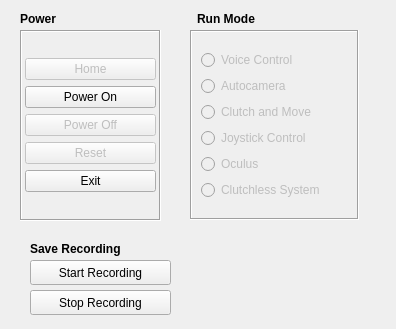
<?xml version="1.0" encoding="UTF-8"?>
<ui version="4.0">
 <class>Form</class>
 <widget class="QWidget" name="Form">
  <property name="geometry">
   <rect>
    <x>0</x>
    <y>0</y>
    <width>396</width>
    <height>329</height>
   </rect>
  </property>
  <property name="windowTitle">
   <string>CARES Lab Applications</string>
  </property>
  <widget class="QFrame" name="powerFrame">
   <property name="geometry">
    <rect>
     <x>20</x>
     <y>30</y>
     <width>141</width>
     <height>191</height>
    </rect>
   </property>
   <property name="frameShape">
    <enum>QFrame::Box</enum>
   </property>
   <property name="frameShadow">
    <enum>QFrame::Sunken</enum>
   </property>
   <layout class="QGridLayout" name="gridLayout_2">
    <property name="leftMargin">
     <number>3</number>
    </property>
    <property name="topMargin">
     <number>3</number>
    </property>
    <property name="rightMargin">
     <number>3</number>
    </property>
    <property name="bottomMargin">
     <number>3</number>
    </property>
    <item row="0" column="0">
     <layout class="QVBoxLayout" name="powerModeButtonVBoxLayout">
      <item>
       <widget class="QPushButton" name="homeButton">
        <property name="enabled">
         <bool>false</bool>
        </property>
        <property name="sizePolicy">
         <sizepolicy hsizetype="Minimum" vsizetype="Fixed">
          <horstretch>0</horstretch>
          <verstretch>0</verstretch>
         </sizepolicy>
        </property>
        <property name="text">
         <string>Home</string>
        </property>
       </widget>
      </item>
      <item>
       <widget class="QPushButton" name="powerOnButton">
        <property name="sizePolicy">
         <sizepolicy hsizetype="Minimum" vsizetype="Fixed">
          <horstretch>0</horstretch>
          <verstretch>0</verstretch>
         </sizepolicy>
        </property>
        <property name="text">
         <string>Power On</string>
        </property>
       </widget>
      </item>
      <item>
       <widget class="QPushButton" name="powerOffButton">
        <property name="enabled">
         <bool>false</bool>
        </property>
        <property name="sizePolicy">
         <sizepolicy hsizetype="Minimum" vsizetype="Fixed">
          <horstretch>0</horstretch>
          <verstretch>0</verstretch>
         </sizepolicy>
        </property>
        <property name="text">
         <string>Power Off</string>
        </property>
       </widget>
      </item>
      <item>
       <widget class="QPushButton" name="resetButton">
        <property name="enabled">
         <bool>false</bool>
        </property>
        <property name="sizePolicy">
         <sizepolicy hsizetype="Minimum" vsizetype="Fixed">
          <horstretch>0</horstretch>
          <verstretch>0</verstretch>
         </sizepolicy>
        </property>
        <property name="text">
         <string>Reset</string>
        </property>
       </widget>
      </item>
      <item>
       <widget class="QPushButton" name="exitButton">
        <property name="sizePolicy">
         <sizepolicy hsizetype="Minimum" vsizetype="Fixed">
          <horstretch>0</horstretch>
          <verstretch>0</verstretch>
         </sizepolicy>
        </property>
        <property name="text">
         <string>Exit</string>
        </property>
       </widget>
      </item>
     </layout>
    </item>
   </layout>
  </widget>
  <widget class="QFrame" name="runModeFrame">
   <property name="enabled">
    <bool>true</bool>
   </property>
   <property name="geometry">
    <rect>
     <x>190</x>
     <y>30</y>
     <width>169</width>
     <height>190</height>
    </rect>
   </property>
   <property name="frameShape">
    <enum>QFrame::Box</enum>
   </property>
   <property name="frameShadow">
    <enum>QFrame::Sunken</enum>
   </property>
   <layout class="QGridLayout" name="gridLayout_3">
    <item row="0" column="0">
     <layout class="QVBoxLayout" name="runModeRadioButtonVBoxLayout">
      <item>
       <widget class="QRadioButton" name="voiceControlRadioButton">
        <property name="enabled">
         <bool>false</bool>
        </property>
        <property name="sizePolicy">
         <sizepolicy hsizetype="Minimum" vsizetype="Fixed">
          <horstretch>0</horstretch>
          <verstretch>0</verstretch>
         </sizepolicy>
        </property>
        <property name="text">
         <string>Voice Control</string>
        </property>
       </widget>
      </item>
      <item>
       <widget class="QRadioButton" name="autocameraRadioButton">
        <property name="enabled">
         <bool>false</bool>
        </property>
        <property name="sizePolicy">
         <sizepolicy hsizetype="Minimum" vsizetype="Fixed">
          <horstretch>0</horstretch>
          <verstretch>0</verstretch>
         </sizepolicy>
        </property>
        <property name="text">
         <string>Autocamera</string>
        </property>
       </widget>
      </item>
      <item>
       <widget class="QRadioButton" name="clutchandMoveRadioButton">
        <property name="enabled">
         <bool>false</bool>
        </property>
        <property name="sizePolicy">
         <sizepolicy hsizetype="Minimum" vsizetype="Fixed">
          <horstretch>0</horstretch>
          <verstretch>0</verstretch>
         </sizepolicy>
        </property>
        <property name="text">
         <string>Clutch and Move</string>
        </property>
       </widget>
      </item>
      <item>
       <widget class="QRadioButton" name="joystickRadioButton">
        <property name="enabled">
         <bool>false</bool>
        </property>
        <property name="sizePolicy">
         <sizepolicy hsizetype="Minimum" vsizetype="Fixed">
          <horstretch>0</horstretch>
          <verstretch>0</verstretch>
         </sizepolicy>
        </property>
        <property name="text">
         <string>Joystick Control</string>
        </property>
       </widget>
      </item>
      <item>
       <widget class="QRadioButton" name="oculusRadioButton">
        <property name="enabled">
         <bool>false</bool>
        </property>
        <property name="sizePolicy">
         <sizepolicy hsizetype="Minimum" vsizetype="Fixed">
          <horstretch>0</horstretch>
          <verstretch>0</verstretch>
         </sizepolicy>
        </property>
        <property name="text">
         <string>Oculus</string>
        </property>
       </widget>
      </item>
      <item>
       <widget class="QRadioButton" name="clutchlessSystemRadioButton">
        <property name="enabled">
         <bool>false</bool>
        </property>
        <property name="sizePolicy">
         <sizepolicy hsizetype="Minimum" vsizetype="Fixed">
          <horstretch>0</horstretch>
          <verstretch>0</verstretch>
         </sizepolicy>
        </property>
        <property name="text">
         <string>Clutchless System</string>
        </property>
       </widget>
      </item>
     </layout>
    </item>
   </layout>
  </widget>
  <widget class="QLabel" name="powerLabel">
   <property name="geometry">
    <rect>
     <x>20</x>
     <y>10</y>
     <width>46</width>
     <height>17</height>
    </rect>
   </property>
   <property name="sizePolicy">
    <sizepolicy hsizetype="Preferred" vsizetype="Minimum">
     <horstretch>0</horstretch>
     <verstretch>0</verstretch>
    </sizepolicy>
   </property>
   <property name="maximumSize">
    <size>
     <width>16777215</width>
     <height>20</height>
    </size>
   </property>
   <property name="font">
    <font>
     <weight>75</weight>
     <bold>true</bold>
    </font>
   </property>
   <property name="frameShape">
    <enum>QFrame::NoFrame</enum>
   </property>
   <property name="frameShadow">
    <enum>QFrame::Raised</enum>
   </property>
   <property name="text">
    <string>Power</string>
   </property>
   <property name="alignment">
    <set>Qt::AlignLeading|Qt::AlignLeft|Qt::AlignVCenter</set>
   </property>
  </widget>
  <widget class="QLabel" name="runModeLabel">
   <property name="geometry">
    <rect>
     <x>190</x>
     <y>10</y>
     <width>72</width>
     <height>17</height>
    </rect>
   </property>
   <property name="sizePolicy">
    <sizepolicy hsizetype="Minimum" vsizetype="Preferred">
     <horstretch>0</horstretch>
     <verstretch>10</verstretch>
    </sizepolicy>
   </property>
   <property name="maximumSize">
    <size>
     <width>16777215</width>
     <height>20</height>
    </size>
   </property>
   <property name="font">
    <font>
     <weight>75</weight>
     <bold>true</bold>
    </font>
   </property>
   <property name="frameShape">
    <enum>QFrame::NoFrame</enum>
   </property>
   <property name="frameShadow">
    <enum>QFrame::Raised</enum>
   </property>
   <property name="text">
    <string>Run Mode</string>
   </property>
   <property name="alignment">
    <set>Qt::AlignCenter</set>
   </property>
  </widget>
  <widget class="QLabel" name="powerLabel_2">
   <property name="geometry">
    <rect>
     <x>30</x>
     <y>240</y>
     <width>111</width>
     <height>17</height>
    </rect>
   </property>
   <property name="sizePolicy">
    <sizepolicy hsizetype="Preferred" vsizetype="Minimum">
     <horstretch>0</horstretch>
     <verstretch>0</verstretch>
    </sizepolicy>
   </property>
   <property name="maximumSize">
    <size>
     <width>16777215</width>
     <height>20</height>
    </size>
   </property>
   <property name="font">
    <font>
     <weight>75</weight>
     <bold>true</bold>
    </font>
   </property>
   <property name="frameShape">
    <enum>QFrame::NoFrame</enum>
   </property>
   <property name="frameShadow">
    <enum>QFrame::Raised</enum>
   </property>
   <property name="text">
    <string>Save Recording</string>
   </property>
   <property name="alignment">
    <set>Qt::AlignLeading|Qt::AlignLeft|Qt::AlignVCenter</set>
   </property>
  </widget>
  <widget class="QPushButton" name="StartRecording">
   <property name="geometry">
    <rect>
     <x>30</x>
     <y>260</y>
     <width>141</width>
     <height>25</height>
    </rect>
   </property>
   <property name="text">
    <string>Start Recording</string>
   </property>
  </widget>
  <widget class="QPushButton" name="StopRecording">
   <property name="geometry">
    <rect>
     <x>30</x>
     <y>290</y>
     <width>141</width>
     <height>25</height>
    </rect>
   </property>
   <property name="text">
    <string>Stop Recording</string>
   </property>
  </widget>
 </widget>
 <resources/>
 <connections/>
</ui>
